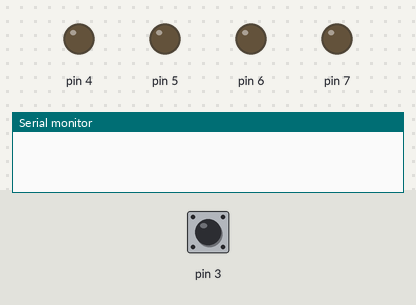
A sketch run on a simulated Arduino Uno, built with avr-gcc and run on an emulated ATmega328P. Shown: output pins drawn as LEDs (lit = HIGH), the last lines printed to the serial monitor. The inputs (shaded band) are chosen by the test bench; at power-on: pin 3 LOW.

Above: at 0.1 s.
At 6.2 s:
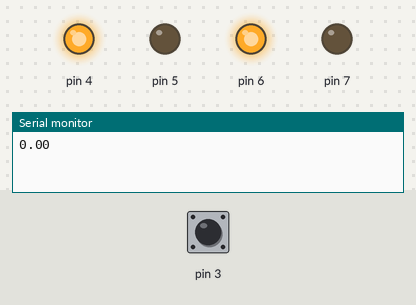
6.3 s: pin 3 pulsed HIGH 2 times (0.12 s each, 0.3 s apart)
At 6.9 s:
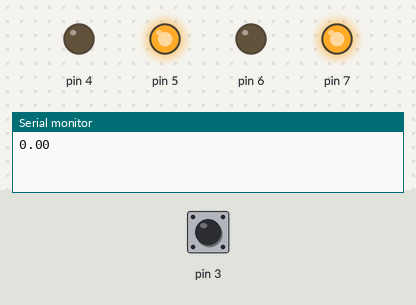
Timing chart, 0 to 9.3 s (numbered marks = the images above; inputs shaded):
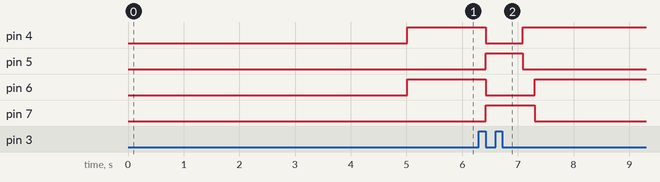

Measured:
- after the input at 6.3 s, pin 4: HIGH → LOW after 0.12 s, → HIGH 0.66 s later; pin 5: LOW → HIGH after 0.12 s, → LOW 0.66 s later; pin 6: HIGH → LOW after 0.12 s, → HIGH 0.87 s later; pin 7: LOW → HIGH after 0.12 s, → LOW 0.87 s later

The sketch:

milestone3.ino
```cpp
/*
 * Lab 4
 *
 * Created (11/3/2022):
 * Author (Corbin Stickley, cds244):
 */
#define MS_INCH_CONV_FW 120
#define MS_INCH_CONV_BW 166
#define TURN_R 580
#define TURN_L 500

#define C_VARIANCE 40
float period = 0;
bool blue;

ISR(PCINT2_vect){
  if(PIND & 0b00001000){
    TCNT1 = 0b0000000; //reset timer to 0
  } else {
    period = TCNT1; //store timer value in period
  }
}
void initColor(){
  PCICR  = 0b00000100; //enable pin change interrupt 2
  sei();
  TCCR1B = 0b00000001; //set prescaler to 1
  TCCR1A = 0b00000000; //set TIMER1 to normal mode
}
int getColor(){
	PCMSK2 = 0b00001000; //start checking on bit 3 for interrupt
  _delay_ms(10);
  PCMSK2 = 0b00000000; //stop checking on bit 7 for interrupt
  //adjust for period -> time. .0625 converts from clock ticks to s
  // *2 adjusts for half a period
  period = period * .0625 * 2;
}

bool checkBlack(){
  return period > 320.0;
}

bool checkBlue(){
  return (period > 250.0 && period < 320.0);
}

bool checkYellow(){
  return (period > 20.0 && period < 50.0);
}

bool checkOtherColor(){
  if (blue){
    return checkYellow();
  } else {
    // Serial.print(period);
    // Serial.print(" result of checkBlue");
    // Serial.println(checkBlue());
    return checkBlue();
  }
}

void initIO(){
  DDRD = 0b11110000; //motors 7-4, color in 3
}

void turnRight(){
  PORTD = 0b10010000;  //Set port 4 to high, port 5 to low, 7 to high, 6 to low (turn left)
  delay(TURN_R);      //continue turning for half a second
}

void smallTurnRight(){
  PORTD = 0b10010000;  //Set port 4 to high, port 5 to low, 7 to high, 6 to low (turn left)
  delay(200);      //continue turning for half a second
}

void turnLeft(){
  PORTD = 0b01100000;  //Set port 4 to high, port 5 to low, 7 to high, 6 to low (turn right)
   delay(TURN_L);     //back for 1 second
}

void forward(float inches){
  PORTD = 0b01010000;  //Set port 5 to high, port 4 to low (forward)
  delay(inches*MS_INCH_CONV_FW);     //Forward for 1 second
}

void backward(float inches){
  PORTD = 0b10100000;  //Set port 5 to high, port 4 to low (forward)
  delay(inches*MS_INCH_CONV_BW);     //Forward for 1 second
}

void stop(){
  PORTD = 0b00000000;
  delay(6000);
}

void setup(){
  delay(5000);
  initIO();
  initColor();
  getColor();
  Serial.begin(9600);
  Serial.println(period);
  if (checkBlue()){
    blue = true;
  } else {
    blue = false;
  }
}

void loop(){
  int consistent = 0;
  PORTD = 0b01010000;
  getColor();
  // Serial.println(period);
  //delay(100);
  while (consistent < 10){
    getColor();
    if (checkOtherColor() == true){
      consistent++;
    } else {
      consistent = 0;
    }
    while(checkBlack()){
      backward(4.0);
      smallTurnRight();
      getColor();
    }
    PORTD = 0b01010000;
  }
  turnRight();
  turnRight();
  PORTD = 0b01010000;
  while (checkBlack() == false){
    getColor();
  }
  stop();
}
```
